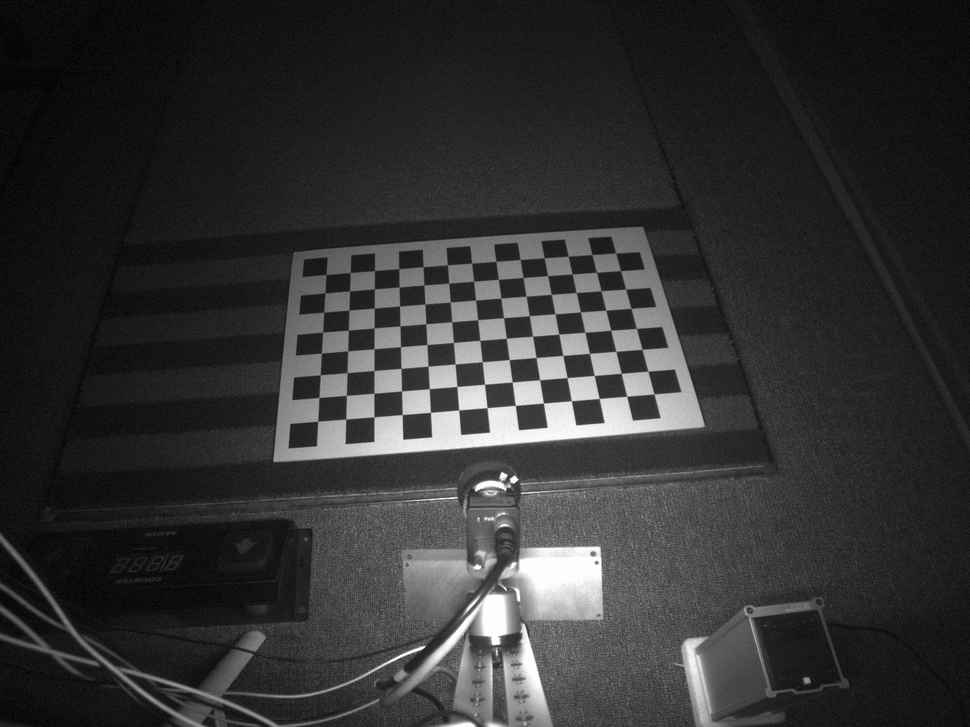
#> input picture chessboard_images/Cam1_1.bmp, 970 x 727 px, shrunk from 1440 x 1080 before the run; its folder holds only this picture in this run
$ python diagnose_chessboard.py
#> lines starting #> are read from the running program, lines starting #| are printed output that depends on the picture; after the words box and inside, x2 and y2 are one past the last pixel; in counts of white or black regions, pixels touching at a corner belong together
"""
체스보드 이미지 진단 - 왜 코너 검출이 실패하는가?
"""

import cv2
import numpy as np
import glob
import matplotlib.pyplot as plt
import os

def diagnose_chessboard_image(image_path, pattern_sizes=[(9, 6), (8, 5), (7, 6), (6, 9)]):
    """
    체스보드 이미지 진단
    """
#> called with image_path = 'chessboard_images/Cam1_1.bmp'
    print(f"\n{'='*60}")
    print(f"이미지 분석: {os.path.basename(image_path)}")
    print(f"{'='*60}")

    img = cv2.imread(image_path)
#> img is the input picture: shape (727, 970, 3); min 0, max 255, mean 50.4
    if img is None:
        print(f"❌ 이미지 로드 실패")
        return None

    print(f"이미지 크기: {img.shape[1]} × {img.shape[0]}")
#| 이미지 크기: 970 × 727
    print(f"채널: {img.shape[2] if len(img.shape) > 2 else 1}")
#| 채널: 3

    gray = cv2.cvtColor(img, cv2.COLOR_BGR2GRAY)

    # 밝기 분석
    mean_brightness = np.mean(gray)
#> mean_brightness = 50.42
    std_brightness = np.std(gray)
#> std_brightness = 47.12
    min_brightness = np.min(gray)
#> min_brightness = 0
    max_brightness = np.max(gray)
#> max_brightness = 255

    print(f"\n밝기 분석:")
    print(f"  평균: {mean_brightness:.1f}")
#|   평균: 50.4
    print(f"  표준편차: {std_brightness:.1f}")
#|   표준편차: 47.1
    print(f"  범위: {min_brightness} - {max_brightness}")
#|   범위: 0 - 255

    if mean_brightness < 50:
        print(f"  ⚠️ 이미지가 너무 어두움")
    elif mean_brightness > 200:
        print(f"  ⚠️ 이미지가 너무 밝음")

    if std_brightness < 30:
        print(f"  ⚠️ 대비가 부족함")

    # 여러 패턴 크기 시도
    print(f"\n체스보드 패턴 검출 시도:")
    found_pattern = None

    for pattern_size in pattern_sizes:
        print(f"  패턴 {pattern_size}...", end=" ")
        ret, corners = cv2.findChessboardCorners(gray, pattern_size, None)

        if ret:
            print(f"✓ 성공! ({len(corners)} 코너 발견)")
            found_pattern = (pattern_size, corners)
            break
        else:
            print(f"✗ 실패")

    # 시각화
    fig, axes = plt.subplots(2, 2, figsize=(14, 10))

    # 원본 이미지
    axes[0, 0].imshow(cv2.cvtColor(img, cv2.COLOR_BGR2RGB))
    axes[0, 0].set_title(f'Original Image\n{os.path.basename(image_path)}')
    axes[0, 0].axis('off')

    # 그레이스케일
    axes[0, 1].imshow(gray, cmap='gray')
    axes[0, 1].set_title(f'Grayscale\nMean: {mean_brightness:.1f}, Std: {std_brightness:.1f}')
    axes[0, 1].axis('off')

    # 히스토그램
    axes[1, 0].hist(gray.ravel(), bins=256, range=(0, 256), color='gray')
    axes[1, 0].set_title('Brightness Histogram')
    axes[1, 0].set_xlabel('Pixel Value')
    axes[1, 0].set_ylabel('Frequency')
    axes[1, 0].grid(True, alpha=0.3)

    # 검출된 코너 (있으면)
    if found_pattern:
        pattern_size, corners = found_pattern
        img_with_corners = img.copy()
        cv2.drawChessboardCorners(img_with_corners, pattern_size, corners, True)
        axes[1, 1].imshow(cv2.cvtColor(img_with_corners, cv2.COLOR_BGR2RGB))
        axes[1, 1].set_title(f'Detected Corners\nPattern: {pattern_size}')
    else:
        # Edge 검출로 체스보드 구조 확인
        edges = cv2.Canny(gray, 50, 150)
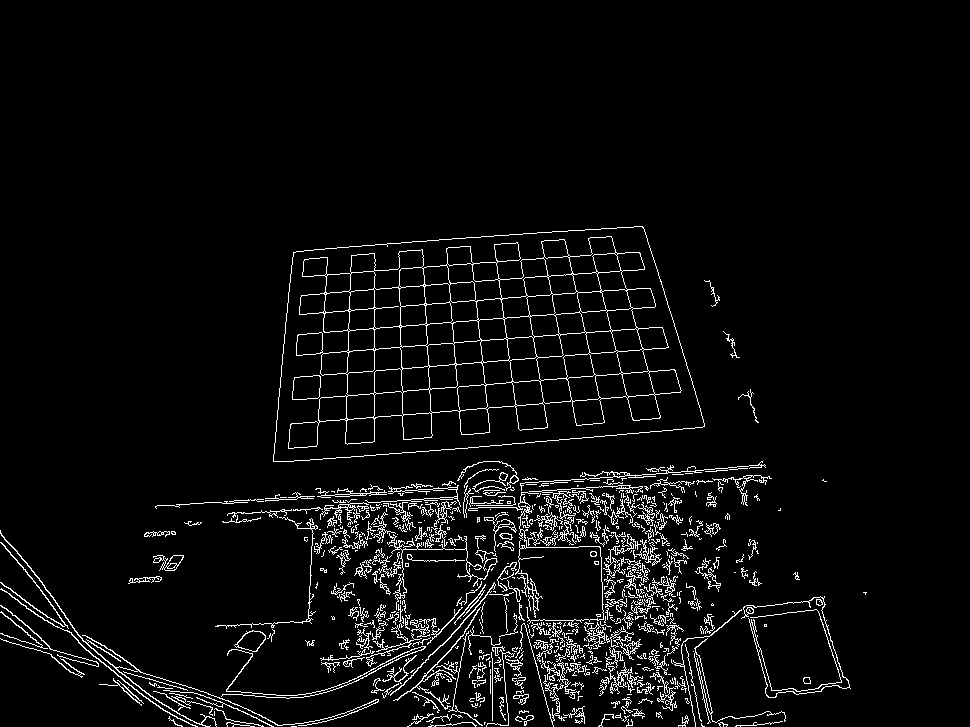
#> edges: shape (727, 970); 4.5% white in thin lines or dots, all inside (x1, y1, x2, y2) = (0, 226, 867, 727)
        axes[1, 1].imshow(edges, cmap='gray')
        axes[1, 1].set_title('Edge Detection\n(No corners found)')
    axes[1, 1].axis('off')

    plt.tight_layout()

    output_dir = "chessboard_diagnosis"
    os.makedirs(output_dir, exist_ok=True)
    output_file = os.path.join(output_dir, f"diagnosis_{os.path.basename(image_path).replace('.bmp', '.png')}")
    plt.savefig(output_file, dpi=100, bbox_inches='tight')
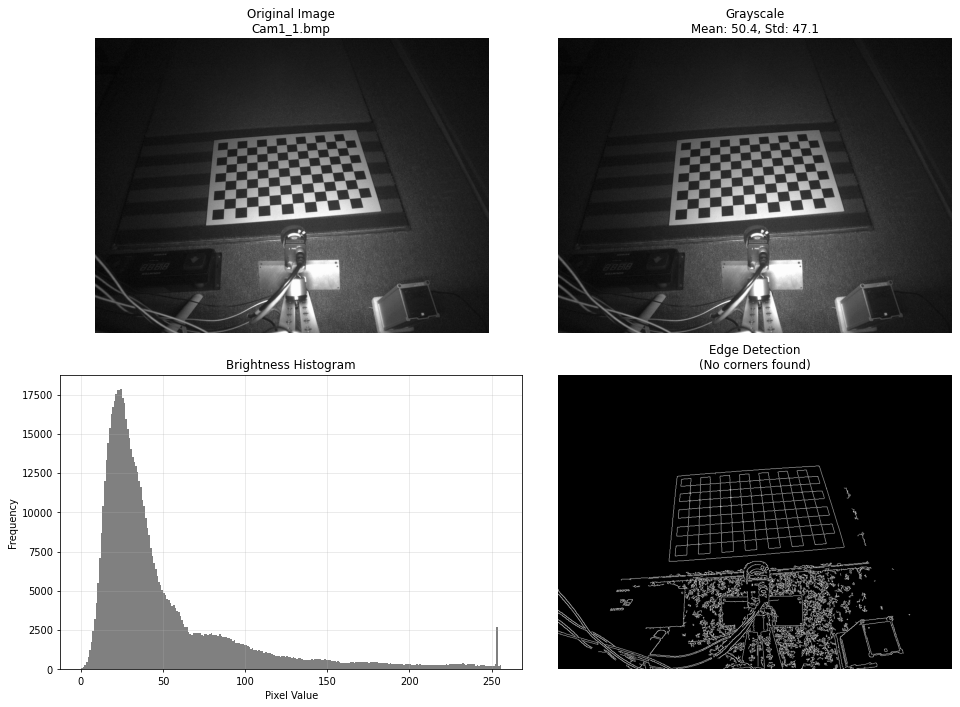
#> figure drawn by matplotlib, 4 panels; panel 3: tallest bar 17888 high, from x = 24 to 25
    print(f"\n진단 결과 저장: {output_file}")
    plt.close()

    return found_pattern

def diagnose_all_images():
    """
    모든 체스보드 이미지 진단
    """
    print("="*60)
    print("체스보드 이미지 진단 시작")
    print("="*60)

    cam1_images = sorted(glob.glob("chessboard_images/Cam1_*.bmp"))[:3]  # 처음 3장만
    cam2_images = sorted(glob.glob("chessboard_images/Cam2_*.bmp"))[:3]  # 처음 3장만

    print(f"\n[Camera 1 진단] - 샘플 {len(cam1_images)}장")
    cam1_results = []
    for img_path in cam1_images:
        result = diagnose_chessboard_image(img_path)
        cam1_results.append((img_path, result))

    print(f"\n[Camera 2 진단] - 샘플 {len(cam2_images)}장")
    cam2_results = []
    for img_path in cam2_images:
        result = diagnose_chessboard_image(img_path)
        cam2_results.append((img_path, result))

    # 요약
    print(f"\n{'='*60}")
    print("진단 요약")
    print(f"{'='*60}")

    cam1_success = sum(1 for _, r in cam1_results if r is not None)
    cam2_success = sum(1 for _, r in cam2_results if r is not None)

    print(f"Camera 1: {cam1_success}/{len(cam1_results)} 성공")
    print(f"Camera 2: {cam2_success}/{len(cam2_results)} 성공")

    if cam1_success == 0 and cam2_success == 0:
        print(f"\n❌ 문제 발견:")
        print(f"   - 체스보드 패턴 검출 완전 실패")
        print(f"   - 가능한 원인:")
        print(f"     1. 체스보드 패턴 크기가 다름 (9x6이 아님)")
        print(f"     2. 이미지 품질 문제 (blur, 저대비, 과다노출/과소노출)")
        print(f"     3. 체스보드가 이미지에 완전히 포함되지 않음")
        print(f"     4. 체스보드가 아닌 다른 물체가 촬영됨")
        print(f"\n   진단 이미지를 확인하세요: chessboard_diagnosis/ 폴더")

    # 성공한 패턴 크기 출력
    patterns_found = set()
    for _, result in cam1_results + cam2_results:
        if result:
            patterns_found.add(result[0])

    if patterns_found:
        print(f"\n✓ 발견된 패턴 크기: {patterns_found}")
        print(f"  → recalibrate_stereo.py의 pattern_size를 이 값으로 수정하세요")

if __name__ == "__main__":
    diagnose_all_images()
